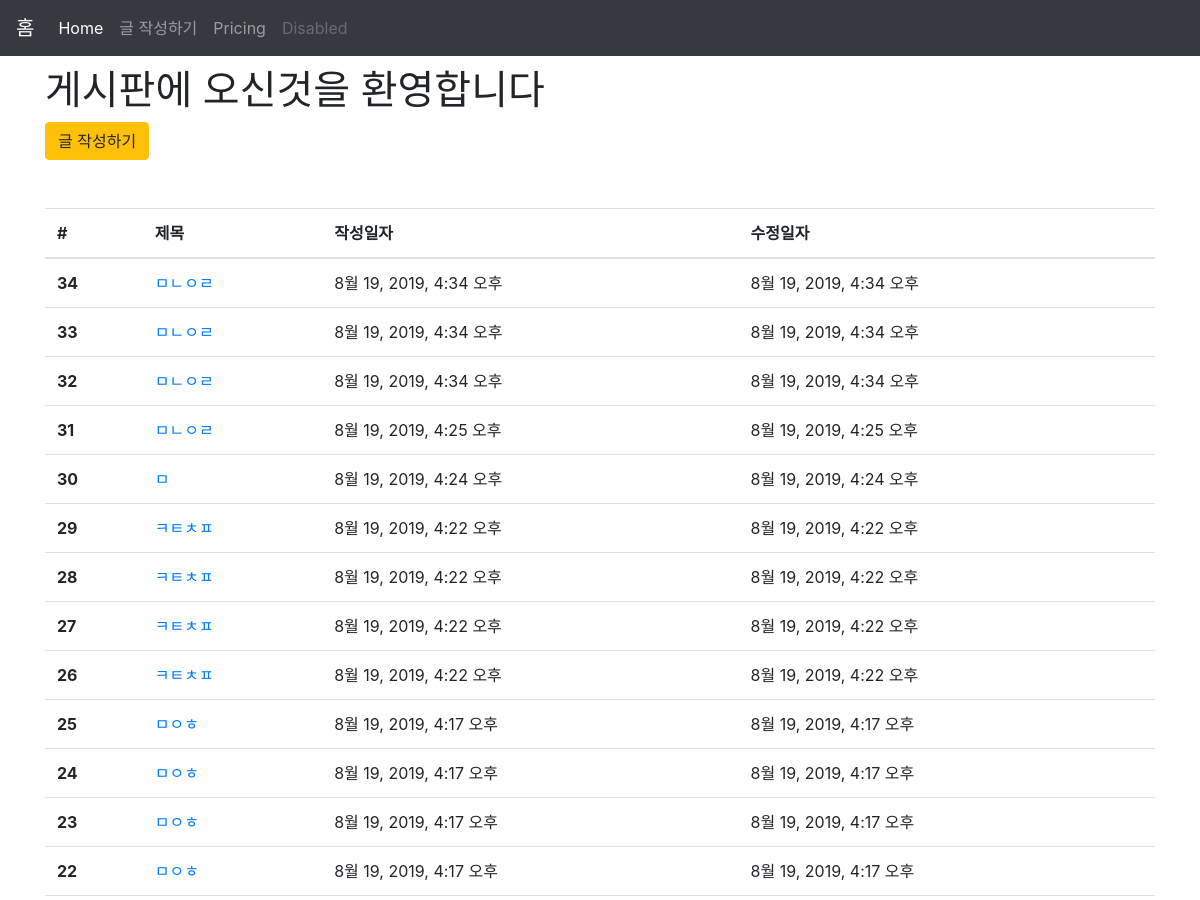
/articles/ (upper part), run on an earlier commit of the app's database.
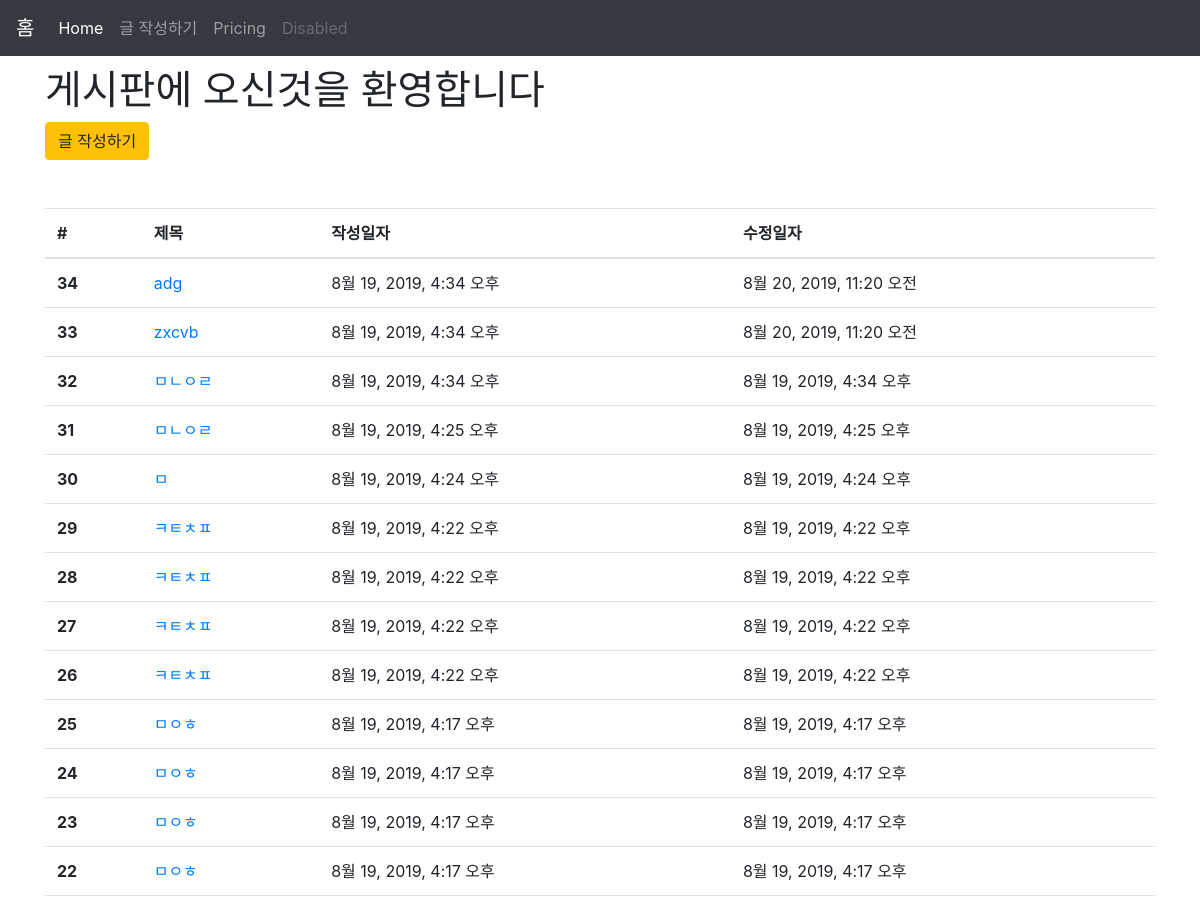
And on a later commit of the database.
### articles/models.py (models this page shows, shortened)
class Article(models.Model):
    title = models.CharField(max_length=10)
    content = models.TextField()
    created_at = models.DateTimeField(auto_now_add=True)
    updated_at = models.DateTimeField(auto_now=True)

### articles/views.py (the view)
# urls.py: path('', views.index),
def index(request):
    articles = Article.objects.order_by('-id')
    context = {
        'articles' : articles
    }
    return render(request, 'articles/index.html', context)

### articles/templates/articles/index.html (shortened to what this page needs)
{% extends 'articles/base.html' %}
{% block body %}
<h1 id="document">게시판에 오신것을 환영합니다</h1>
<a href="/articles/new/" class="btn btn-warning">글 작성하기</a>
<table class="table mt-5">
  <thead>
    <tr>
      <th scope="col">#</th>
      <th scope="col">제목</th>
      <th scope="col">작성일자</th>
      <th scope="col">수정일자</th>
    </tr>
  </thead>
  <tbody>
    {% for article in articles %}
    <tr>
      <th scope="row">{{ article.id }}</th>
      <td>
        <a href="/articles/{{ article.pk }}">
          {{ article.title }}
        </a>
      </td>
      <td>{{ article.created_at }}</td>
      <td>{{ article.updated_at }}</td>
    </tr>
    {% endfor %}
  </tbody>
</table>
{% endblock %}

What changed in the data, as far as the page shows it:
changed Article id 34: title "ㅁㄴㅇㄹ" → "adg"; updated_at "8월 19, 2019, 4:34 오후" → "8월 20, 2019, 11:20 오전"
changed Article id 33: title "ㅁㄴㅇㄹ" → "zxcvb"; updated_at "8월 19, 2019, 4:34 오후" → "8월 20, 2019, 11:20 오전"
